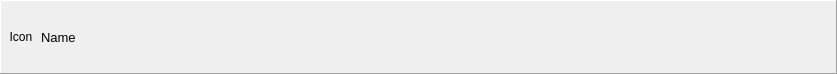
<?xml version="1.0" encoding="UTF-8"?>
<ui version="4.0">
 <class>DeviceFrame</class>
 <widget class="QFrame" name="DeviceFrame">
  <property name="geometry">
   <rect>
    <x>0</x>
    <y>0</y>
    <width>837</width>
    <height>74</height>
   </rect>
  </property>
  <property name="windowTitle">
   <string>DeviceWidget</string>
  </property>
  <property name="styleSheet">
   <string notr="true"/>
  </property>
  <property name="frameShape">
   <enum>QFrame::Panel</enum>
  </property>
  <property name="frameShadow">
   <enum>QFrame::Raised</enum>
  </property>
  <layout class="QVBoxLayout" name="verticalLayout_2">
   <property name="spacing">
    <number>0</number>
   </property>
   <property name="leftMargin">
    <number>0</number>
   </property>
   <property name="topMargin">
    <number>0</number>
   </property>
   <property name="rightMargin">
    <number>0</number>
   </property>
   <property name="bottomMargin">
    <number>0</number>
   </property>
   <item>
    <layout class="QHBoxLayout" name="horizontalLayout_2">
     <item>
      <widget class="QLabel" name="iconLabel">
       <property name="minimumSize">
        <size>
         <width>40</width>
         <height>40</height>
        </size>
       </property>
       <property name="maximumSize">
        <size>
         <width>40</width>
         <height>40</height>
        </size>
       </property>
       <property name="text">
        <string>Icon</string>
       </property>
       <property name="alignment">
        <set>Qt::AlignCenter</set>
       </property>
      </widget>
     </item>
     <item>
      <widget class="QLabel" name="nameLabel">
       <property name="minimumSize">
        <size>
         <width>0</width>
         <height>40</height>
        </size>
       </property>
       <property name="maximumSize">
        <size>
         <width>16777215</width>
         <height>40</height>
        </size>
       </property>
       <property name="font">
        <font>
         <pointsize>10</pointsize>
        </font>
       </property>
       <property name="text">
        <string>Name</string>
       </property>
      </widget>
     </item>
    </layout>
   </item>
  </layout>
 </widget>
 <resources/>
 <connections/>
</ui>
